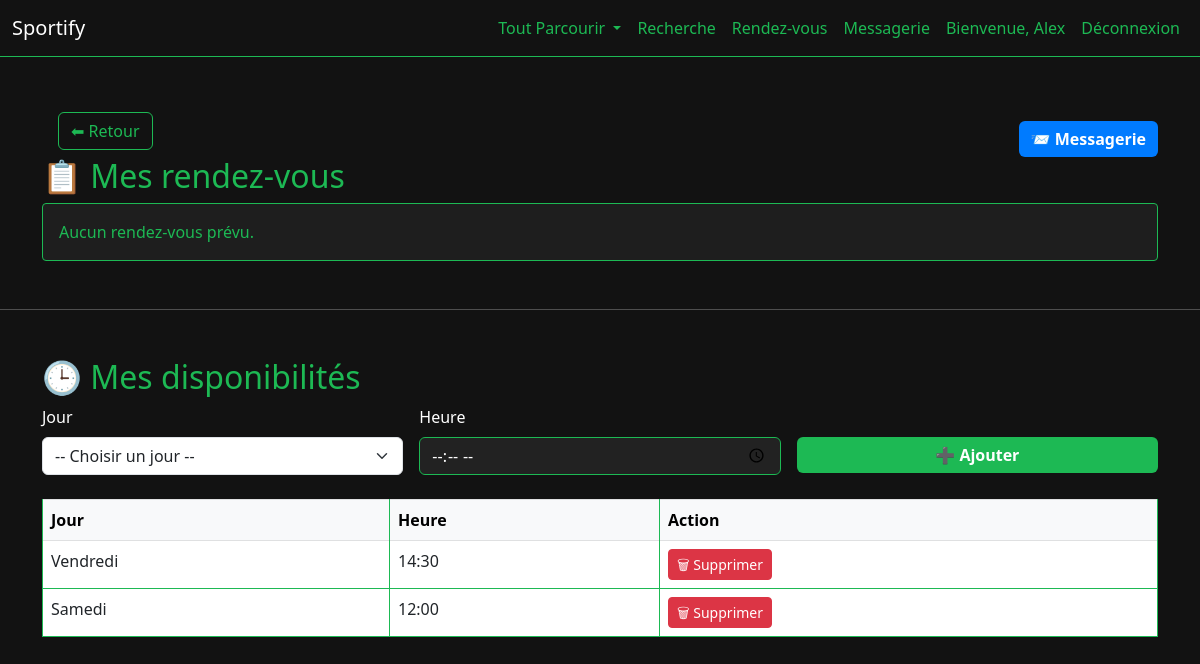
The app's page /dashboard/coach.php (signed in) with its own data.
### tables this page shows
CREATE TABLE IF NOT EXISTS `disponibilites` (
  `id` int NOT NULL AUTO_INCREMENT,
  `coach_id` int DEFAULT NULL,
  `jour` enum('lundi','mardi','mercredi','jeudi','vendredi','samedi','dimanche') DEFAULT NULL,
  `heure` time DEFAULT NULL,
  `disponible` tinyint(1) DEFAULT '1',
  PRIMARY KEY (`id`),
  KEY `coach_id` (`coach_id`)
);

### dashboard/coach.php (the view, shortened to what this page needs)
<?php
include '../includes/db.php';
$coach_id = $_SESSION['user_id'];
$stmt = $conn->prepare("
    SELECT rdvs.date_rdv, rdvs.heure_rdv, users.prenom
    FROM rdvs
    JOIN users ON rdvs.client_id = users.id
    WHERE rdvs.coach_id = ?
    ORDER BY rdvs.date_rdv, rdvs.heure_rdv
");
$stmt->bind_param("i", $coach_id);
$stmt->execute();
$result = $stmt->get_result();
$stmt_dispos = $conn->prepare("SELECT * FROM disponibilites WHERE coach_id = ? ORDER BY FIELD(jour, 'lundi','mardi','mercredi','jeudi','vendredi','samedi'), heure");
$stmt_dispos->bind_param("i", $coach_id);
$stmt_dispos->execute();
$res_dispos = $stmt_dispos->get_result();
?>
<!DOCTYPE html>
<html lang="fr">
<head>
    <link href="https://cdn.jsdelivr.net/npm/bootstrap@5.3.0/dist/css/bootstrap.min.css" rel="stylesheet">
    <link rel="stylesheet" href="../css/style.css">
</head>
<body>
<?php include '../includes/navbar.php'; ?>
<div class="container mt-5">
    <div class="d-flex justify-content-between align-items-center mt-3 ms-3">
        <a href="javascript:history.back()" class="btn btn-outline-secondary">⬅ Retour</a>
        <a href="messagerie_coach.php" class="btn btn-primary mt-3 ms-3">📨 Messagerie</a>
    </div>
    <h2>📋 Mes rendez-vous</h2>
    <?php if ($result->num_rows > 0): ?>
        <table class="table table-bordered mt-3">
            <thead class="table-dark">
                <tr>
                    <th>Client</th>
                    <th>Date</th>
                    <th>Heure</th>
                </tr>
            </thead>
            <tbody>
                <?php while ($row = $result->fetch_assoc()): ?>
                    <tr>
                        <td><?= htmlspecialchars($row['prenom']) ?></td>
                        <td><?= htmlspecialchars($row['date_rdv']) ?></td>
                        <td><?= substr($row['heure_rdv'], 0, 5) ?></td>
                    </tr>
                <?php endwhile; ?>
            </tbody>
        </table>
    <?php else: ?>
        <div class="alert alert-info">Aucun rendez-vous prévu.</div>
    <?php endif; ?>
</div>
<hr class="my-5">
<div class="container">
    <h2>🕒 Mes disponibilités</h2>
    <form method="POST" class="row g-3 mb-4">
        <div class="col-md-4">
            <label for="jour" class="form-label">Jour</label>
            <select name="jour" id="jour" class="form-select" required>
                <option value="">-- Choisir un jour --</option>
            </select>
        </div>
        <div class="col-md-4">
            <label for="heure" class="form-label">Heure</label>
            <input type="time" name="heure" id="heure" class="form-control" required>
        </div>
        <div class="col-md-4">
            <button type="submit" class="btn btn-success w-100">➕ Ajouter</button>
        </div>
    </form>
    <?php if ($res_dispos->num_rows > 0): ?>
        <table class="table table-bordered">
            <thead class="table-light">
                <tr>
                    <th>Jour</th>
                    <th>Heure</th>
                    <th>Action</th>
                </tr>
            </thead>
            <tbody>
                <?php while ($d = $res_dispos->fetch_assoc()): ?>
                    <tr>
                        <td><?= ucfirst($d['jour']) ?></td>
                        <td><?= substr($d['heure'], 0, 5) ?></td>
                        <td>
                            <a href="?delete_id=<?= $d['id'] ?>" class="btn btn-danger btn-sm" onclick="return confirm('Supprimer ce créneau ?')">🗑 Supprimer</a>
                        </td>
                    </tr>
                <?php endwhile; ?>
            </tbody>
        </table>
    <?php else: ?>
        <div class="alert alert-warning">Aucune disponibilité définie.</div>
    <?php endif; ?>
</div>
</body>
</html>

### css/style.css (style rules this page uses)
body { background-color: #121212; color: #fff; font-family: 'Segoe UI', Tahoma, Geneva, Verdana, sans-serif; margin: 0; padding: 0; }
.btn-success { background-color: #1db954 !important; color: #fff !important; font-weight: 600; border: none; padding: 6px 12px; border-radius: 6px; transition: background-color 0.3s ease; }
.btn-primary { background-color: #007bff; color: #fff !important; font-weight: 600; border: none; }
.btn-outline-secondary { color: #1db954; border-color: #1db954; transition: all 0.3s ease; }
.table { color: #fff; }
.table-bordered { border-color: #1db954 !important; }
.table-bordered th, .table-bordered td { border-color: #1db954 !important; }
.form-control { background-color: #222; border: 1px solid #1db954; color: #fff; transition: border-color 0.3s ease; }
::placeholder { color: #8ef58e; opacity: 1; }
h1, h2, h3, h4, h5, h6 { color: #1db954; }
a, a:visited { color: #1db954; text-decoration: none; }
.alert { border-radius: 4px; }
.alert-info { background-color: #1e1e1e; border-color: #1db954; color: #1db954; }

### records on screen
disponibilites: jour "Vendredi", heure "14:30"
disponibilites: jour "Samedi", heure "12:00"

### other values on screen
$_SESSION['prenom'] "Alex"
